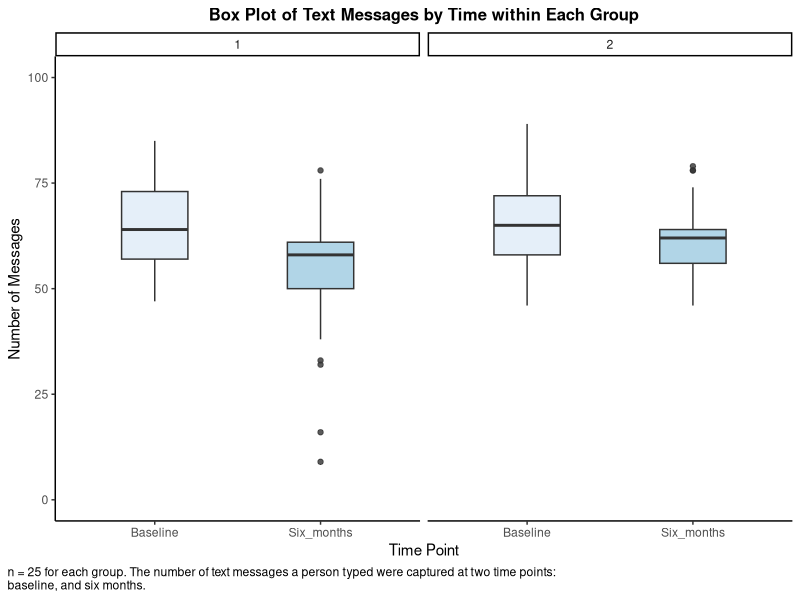
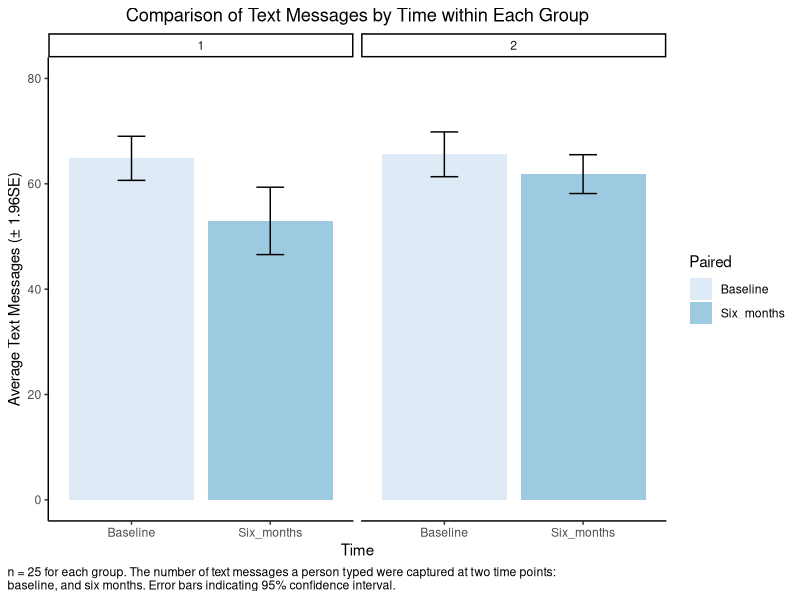

Generate these figures, in order, with R:
## ---- chunk 1
# Setting the working directory
# Commented out because we each have different working directories
# setwd("~/Personal/Brown/BHDS2010/Assignment 3/Assignment3")

# Import libraries used in this analysis
library(tidyverse) # To use ggplot, filter, mutate, etc. tidyverse functions

# Read in the data from the csv
text_msg <- read.csv("TextMessages.csv")

# Visually examine the structure of the data
head(text_msg)
# The Group column shows the two groups of participants. The Baseline and Six_months columns contain the number of text messages measured at two separate time points. Lastly, the participant column contains the subject number.

# For visualization, we will create a long version of the text_msg dataset, 
text_msg_long <- text_msg %>% 
  pivot_longer(
    cols = c("Baseline", "Six_months"),
    names_to = "Timepoint",
    values_to = "n_Msg"
  )

# Print out the fist few rows of text_msg_long to verify the pivot is corrected processed
head(text_msg_long)

# Summary statistics: We compute the summary statistics of the data, including mean, median, count, standard deviation, standard error, minimum, and maximum.
summary_stats <- text_msg_long %>%
  group_by(Group, Timepoint) %>%
  summarise(
    n = n(),
    mean = mean(n_Msg, na.rm = TRUE),
    median = median(n_Msg, na.rm = TRUE),
    stdev = sd(n_Msg, na.rm = TRUE),
    se = stdev / sqrt(n),
    min = min(n_Msg, na.rm = TRUE),
    max = max(n_Msg, na.rm = TRUE)
  )

# Next we print out the results
print(summary_stats)

# There are 25 data points in each group at each timepoint.
# Group 1 and Group 2 showed similar means and medians around 65, with standard deviation of 10.7-10.8. The minimum values of both groups are 46-47, and maximum are 85 and 89, respectively. Overall, the two groups display similar summary statistics at the Baseline timepoint. At the Six Months timepoint, the statistics are quite different. Group 1 has a mean of 53 and median of 58, while Group 2 has a mean of 61.8 and median of 62. 
# For Group 1,  the standard deviation increased to 16.3, while for Group 2, the standard deviation slightly decreased to 9.41. Group 1 sees more extreme values on the downside, with a minimum of 9 text messages. Both groups saw maximum number of text messages near 80.

# Visualization 1: We first create box plots of text messages stratified by Group and Time
# Caption for chart to explain the data
vis_1_caption = "n = 25 for each group. The number of text messages a person typed were captured at two time points: baseline, and six months."   
# Start a blank canvas, clarify the data on two axes
# Box plot, set width and color opacity
# Define faceted chart
# Choose color palette
# Add axis labels, title, and caption
# Choose theme
# Set title and caption location
text_msg_long %>% ggplot (aes(x = Timepoint, y = n_Msg, fill = Timepoint)) +      
  geom_boxplot(width = 0.4, alpha = 0.8) +                   
  facet_grid(. ~ Group, switch = "y") +
  coord_cartesian(ylim = c(0, 100)) +
  scale_fill_brewer("Paired") +                              
  labs(x = "Time Point", y = "Number of Messages",           
       title = "Box Plot of Text Messages by Time within Each Group",
       caption = str_wrap(vis_1_caption, width = 100)) +
  theme_classic() +                                          
  theme(legend.position = "none",                            
        plot.title = element_text(face = "bold", size = 12, hjust = 0.5),
        plot.caption.position = "plot",
        plot.caption = element_text(hjust = 0))

# The box plot shows that the number of text messages sent decreased from the Baseline observation to that six months later. The decrease appears more significant in Group 1 than Group 2, which we will show later in the summary statistics section.
# The number of text messages six months later for Group 1 contains a fair amount of outliers on the downside, with the minimum being 9 messages.

# Visualization 2: We then create bar charts of text messages stratified by Group and Time
# Caption for chart to explain the data
vis_2_caption = "n = 25 for each group. The number of text messages a person typed were captured at two time points: baseline, and six months. Error bars indicating 95% confidence interval."  
# Start a blank canvas, clarify the data on two axes
# Define a bar chart, where the height of the bars represents the means
# Define error bars to be +-1.96 standard error, i.e. 95% CI
# Define faceted chart
# Add axis labels, title, and caption
# Set title and caption location
ggplot(summary_stats, aes(x = Timepoint, y = mean, fill = Timepoint)) +           
  geom_bar(stat = "identity", position = "dodge") +          
  geom_errorbar(aes(ymin = mean - 1.96*se, 
                    ymax = mean + 1.96*se),                  
                width = 0.2, position = position_dodge(width = 0.9)) +                    
  facet_wrap(~ Group) +
  coord_cartesian(ylim = c(0, 80)) +
  scale_fill_brewer("Paired") +  
  labs(                                                      
    title = "Comparison of Text Messages by Time within Each Group",
    x = "Time",
    y = "Average Text Messages (± 1.96SE)",
    fill = "Time Period",
    caption = str_wrap(vis_2_caption, width = 100)
  ) +
  theme_classic() +
  theme(                                                     
    plot.title = element_text(hjust = 0.5),
    legend.position = "right",
    plot.caption.position = "plot",
    plot.caption = element_text(hjust = 0)
  )

# Group 1 showed a significant decrease in the average number of text messages sent, dropping from approximately 65 at Baseline to about 53 at the six-month mark. The error bars (which represent 95% CI) do not overlap, suggesting this change is statistically significant.
# Group 2 showed only a slight decrease in average text messages, from approximately 66 at Baseline to 62 at six months. The error bars for these two time points overlap, suggesting this small drop is likely not statistically significant.


# In summary, while both groups started with a similar average, Group 1 experienced a much larger and more statistically significant reduction in text messages after six months compared to Group 2.
